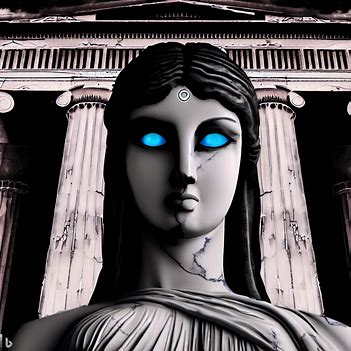
#> input picture image.jpg, 351 x 351 px, found by its file name
$ python image2.py
#> lines starting #> are read from the running program, lines starting #| are printed output that depends on the picture
from PIL import Image
import os

# obtém o diretório atual
current_dir = os.getcwd()
print("O diretório atual é:", current_dir)
# carrega a imagem
image = Image.open(current_dir+"\image.jpg")
#> image is the input picture: PIL image 351x351 RGB; mean R, G, B 89.3, 83.5, 85.3

# obtém as dimensões da imagem
width, height = image.size
#> width = 351; height = 351

# percorre todos os pixels da imagem e muda a cor azul para vermelho
for x in range(width):
    for y in range(height):
        # obtém o valor RGB do pixel atual
        r, g, b = image.getpixel((x, y))

        # verifica se o pixel é azul (R=0, G=0, B=255) e o substitui por vermelho (R=255, G=0, B=0)
        #if r == 0 and g == 0 and b == 255:
        image.putpixel((x, y), (255-r, 255-g, 255))
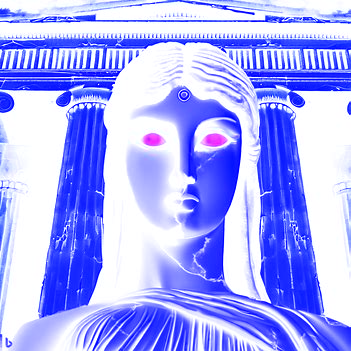
#> image: PIL image 351x351 RGB; mean R, G, B 165.7, 171.5, 255

# salva a imagem modificada
image.save(current_dir+"\image3.jpg")

$ run again, with alian2.jpg copied over image.jpg
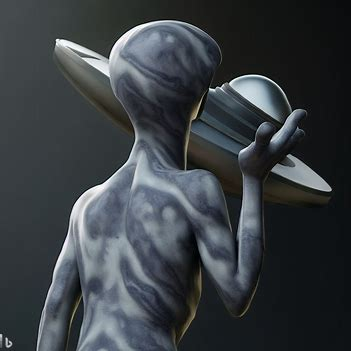
#> input picture alian2.jpg, 351 x 351 px, found by its file name
#> image is the input picture: PIL image 351x351 RGB; mean R, G, B 57.6, 62.8, 67.1
#> after the loop `for x in range(width):`:
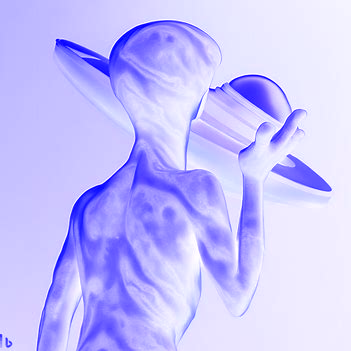
#> image: PIL image 351x351 RGB; mean R, G, B 197.4, 192.2, 255

$ run again, with alien.jpg copied over image.jpg
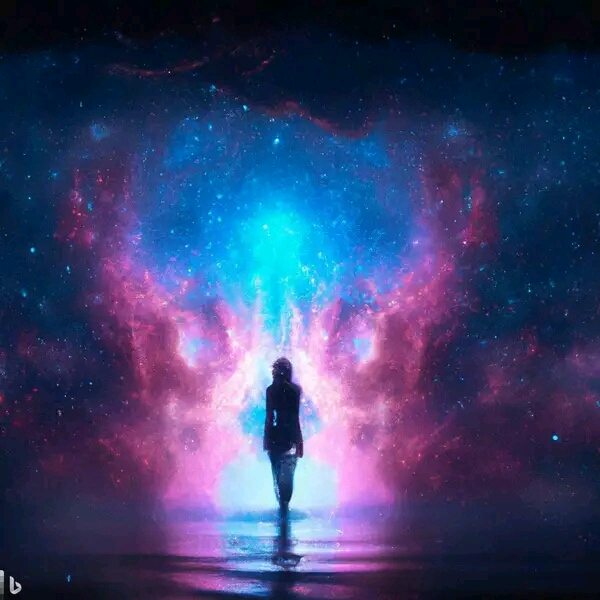
#> input picture alien.jpg, 600 x 600 px, found by its file name
#> image is the input picture: PIL image 600x600 RGB; mean R, G, B 58.9, 66.1, 109.4
#> after the loop `for x in range(width):`:
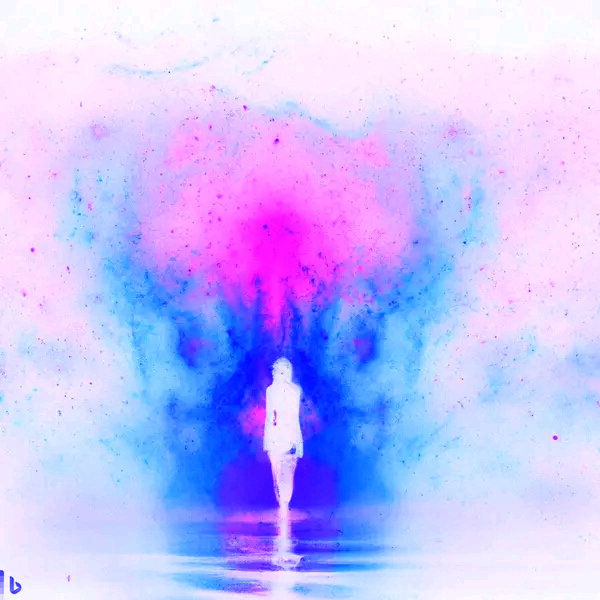
#> image: PIL image 600x600 RGB; mean R, G, B 196.1, 188.9, 255
